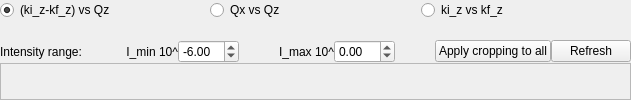
       <widget class="QWidget" name="OffSpec_Tab">
        <attribute name="title">
         <string>Off-Specular</string>
        </attribute>
        <attribute name="toolTip">
         <string>Off-Specular scattering intensity preview for all files in the reduction list</string>
        </attribute>
        <layout class="QGridLayout" name="gridLayout_5">
         <property name="leftMargin">
          <number>0</number>
         </property>
         <property name="topMargin">
          <number>0</number>
         </property>
         <property name="rightMargin">
          <number>0</number>
         </property>
         <property name="bottomMargin">
          <number>0</number>
         </property>
         <property name="spacing">
          <number>0</number>
         </property>
         <item row="1" column="0" colspan="2">
          <layout class="QHBoxLayout" name="horizontalLayout_9">
           <item>
            <widget class="QLabel" name="label_14">
             <property name="text">
              <string>Intensity range: </string>
             </property>
            </widget>
           </item>
           <item>
            <spacer name="horizontalSpacer_5">
             <property name="orientation">
              <enum>Qt::Horizontal</enum>
             </property>
             <property name="sizeType">
              <enum>QSizePolicy::Fixed</enum>
             </property>
             <property name="sizeHint" stdset="0">
              <size>
               <width>40</width>
               <height>20</height>
              </size>
             </property>
            </spacer>
           </item>
           <item>
            <widget class="QLabel" name="label_21">
             <property name="text">
              <string>I_min 10^</string>
             </property>
             <property name="alignment">
              <set>Qt::AlignRight|Qt::AlignTrailing|Qt::AlignVCenter</set>
             </property>
            </widget>
           </item>
           <item>
            <widget class="QDoubleSpinBox" name="offspecImin">
             <property name="decimals">
              <number>2</number>
             </property>
             <property name="minimum">
              <double>-20.000000000000000</double>
             </property>
             <property name="maximum">
              <double>2.000000000000000</double>
             </property>
             <property name="singleStep">
              <double>0.250000000000000</double>
             </property>
             <property name="value">
              <double>-6.000000000000000</double>
             </property>
            </widget>
           </item>
           <item>
            <spacer name="horizontalSpacer_3">
             <property name="orientation">
              <enum>Qt::Horizontal</enum>
             </property>
             <property name="sizeType">
              <enum>QSizePolicy::Fixed</enum>
             </property>
             <property name="sizeHint" stdset="0">
              <size>
               <width>40</width>
               <height>20</height>
              </size>
             </property>
            </spacer>
           </item>
           <item>
            <widget class="QLabel" name="label_22">
             <property name="text">
              <string>I_max 10^</string>
             </property>
             <property name="alignment">
              <set>Qt::AlignRight|Qt::AlignTrailing|Qt::AlignVCenter</set>
             </property>
            </widget>
           </item>
           <item>
            <widget class="QDoubleSpinBox" name="offspecImax">
             <property name="minimum">
              <double>-10.000000000000000</double>
             </property>
             <property name="maximum">
              <double>10.000000000000000</double>
             </property>
             <property name="singleStep">
              <double>0.250000000000000</double>
             </property>
            </widget>
           </item>
           <item>
            <spacer name="horizontalSpacer_4">
             <property name="orientation">
              <enum>Qt::Horizontal</enum>
             </property>
             <property name="sizeHint" stdset="0">
              <size>
               <width>40</width>
               <height>20</height>
              </size>
             </property>
            </spacer>
           </item>
           <item>
            <widget class="QPushButton" name="apply_offspec_crop_button">
             <property name="toolTip">
              <string>Use zooming region from the first cross-section and apply to all other plots.</string>
             </property>
             <property name="text">
              <string>Apply cropping to all</string>
             </property>
            </widget>
           </item>
           <item>
            <widget class="QPushButton" name="refresh_offspec_button">
             <property name="sizePolicy">
              <sizepolicy hsizetype="Fixed" vsizetype="Fixed">
               <horstretch>0</horstretch>
               <verstretch>0</verstretch>
              </sizepolicy>
             </property>
             <property name="toolTip">
              <string>Recalculate the offspecular data</string>
             </property>
             <property name="text">
              <string>Refresh</string>
             </property>
            </widget>
           </item>
          </layout>
         </item>
         <item row="0" column="0" colspan="2">
          <layout class="QVBoxLayout" name="verticalLayout_10">
           <property name="bottomMargin">
            <number>10</number>
           </property>
           <item>
            <layout class="QHBoxLayout" name="horizontalLayout_8">
             <property name="bottomMargin">
              <number>10</number>
             </property>
             <item>
              <widget class="QRadioButton" name="kizmkfzVSqz">
               <property name="text">
                <string>(ki_z-kf_z) vs Qz</string>
               </property>
               <property name="checked">
                <bool>true</bool>
               </property>
              </widget>
             </item>
             <item>
              <widget class="QRadioButton" name="qxVSqz">
               <property name="text">
                <string>Qx vs Qz</string>
               </property>
              </widget>
             </item>
             <item>
              <widget class="QRadioButton" name="kizVSkfz">
               <property name="text">
                <string>ki_z vs kf_z</string>
               </property>
              </widget>
             </item>
            </layout>
           </item>
          </layout>
         </item>
         <item row="2" column="0">
          <widget class="QFrame" name="frame_3">
           <property name="sizePolicy">
            <sizepolicy hsizetype="Expanding" vsizetype="Expanding">
             <horstretch>0</horstretch>
             <verstretch>0</verstretch>
            </sizepolicy>
           </property>
           <property name="frameShape">
            <enum>QFrame::StyledPanel</enum>
           </property>
           <property name="frameShadow">
            <enum>QFrame::Raised</enum>
           </property>
           <layout class="QGridLayout" name="gridLayout_12">
            <item row="0" column="0">
             <widget class="MPLWidget" name="offspec_pp" native="true"/>
            </item>
            <item row="1" column="1">
             <widget class="MPLWidget" name="offspec_mp" native="true"/>
            </item>
            <item row="0" column="1">
             <widget class="MPLWidget" name="offspec_mm" native="true"/>
            </item>
            <item row="1" column="0">
             <widget class="MPLWidget" name="offspec_pm" native="true"/>
            </item>
           </layout>
          </widget>
         </item>
        </layout>
       </widget>
